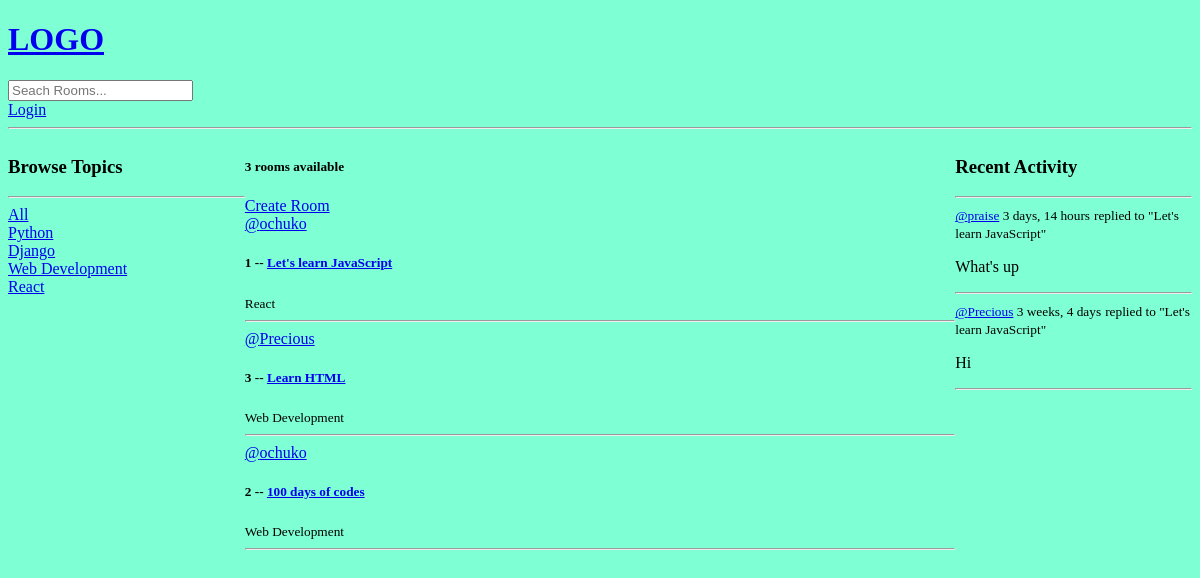
Before: / with the older database file.
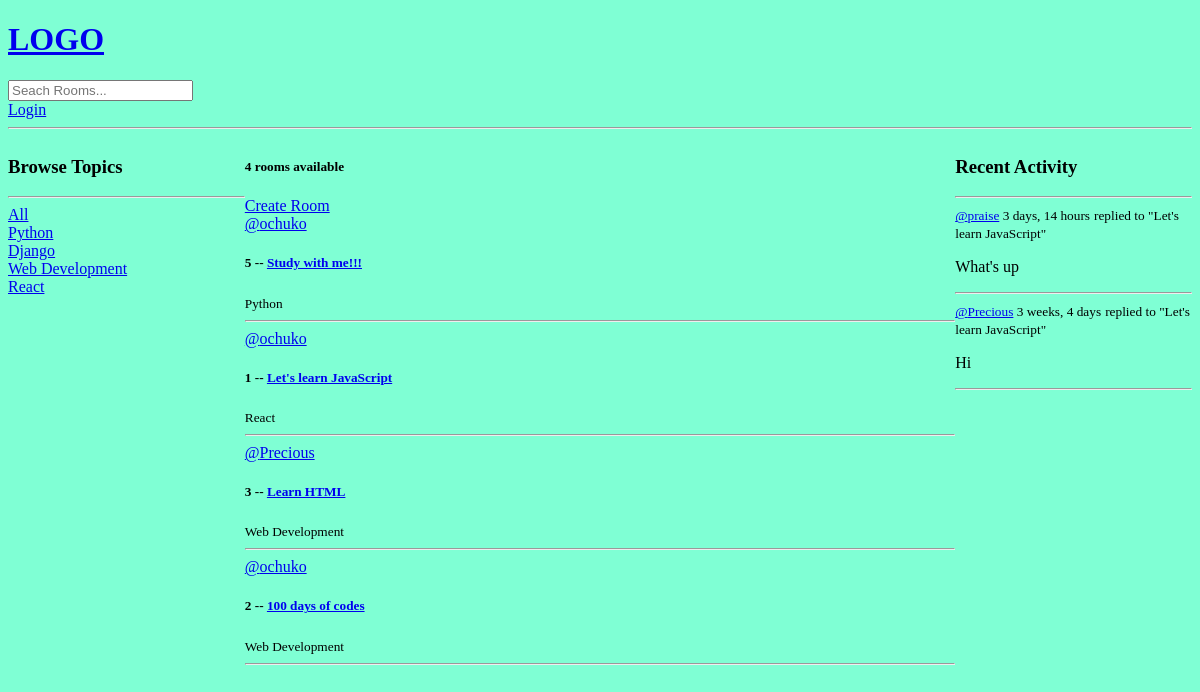
After: the same page with the newer database file.
### base/models.py (models this page shows, shortened)
class Topic(models.Model):
    name = models.CharField(max_length=200)

class Room(models.Model):
    host = models.ForeignKey(User, on_delete=models.CASCADE, null=True)
    topic = models.ForeignKey(Topic, on_delete=models.SET_NULL, null=True)
    name = models.CharField(max_length=200)
    description = models.TextField(null=True, blank=True)
    participants = models.ManyToManyField(User, related_name="participants", blank=True)
    updated = models.DateTimeField(auto_now=True)
    created = models.DateTimeField(auto_now_add=True)
    class Meta:
        ordering =['-updated', '-created']
    def __str__(self):
        return str(self.name)

class Message(models.Model):
    user = models.ForeignKey(User, on_delete=models.CASCADE)
    room = models.ForeignKey(Room, on_delete=models.CASCADE)
    body = models.TextField()
    updated = models.DateTimeField(auto_now=True)
    created = models.DateTimeField(auto_now_add=True)
    class Meta:
        ordering = ['-updated', '-created']
    def __str__(self):
        return self.body[0:50]

### base/views.py (the view)
# urls.py: path('', views.home, name="home"),
def home(request):
    q = request.GET.get('q') if request.GET.get('q') != None else ''
    rooms = Room.objects.filter(Q(topic__name__icontains=q) |
                                Q(name__icontains=q) |
                                Q(description__icontains=q)
                                )
    topics = Topic.objects.all()
    room_count = rooms.count()
    room_messages = Message.objects.filter(Q(room__topic__name__icontains=q))
    context = {'rooms':rooms, 'topics':topics, 'room_count':room_count, 'room_messages':room_messages}
    return render(request, 'base/home.html', context)

### base/templates/base/home.html (shortened to what this page needs)
{% extends 'main.html' %} {% block content %}
<div class="home-container">
  <div>
    {% include 'base/topics_component.html'%}
  </div>
  <div>
    <h5>{{ room_count}} rooms available</h5>
    <a href="{% url 'create-room' %}"> Create Room </a> {% include 'base/feed_component.html'%}
  </div>
  <div>
    {% include 'base/activity_component.html'%}
  </div>
</div>
{% endblock content %}

### base/templates/base/topics_component.html
<h3>Browse Topics</h3>
<hr>
<div>
  <a href="{% url 'home' %} ">All</a>
</div>
{% for topic in topics %}
<div>
  <a href="{% url 'home' %}?q={{ topic.name }}">{{ topic.name }}</a>
</div>
{% endfor %}

### base/templates/base/feed_component.html (shortened to what this page needs)
<div>
  {% for room in rooms %}
  <div>
    <a href="{% url 'user-profile' room.host.id %}">@{{room.host.username}}</a>
    <h5>{{ room.id}} -- <a href="{% url 'room' room.id %}">{{ room.name}}</a></h5>
    <small>{{ room.topic.name }}</small>
    <hr>
  </div> {% endfor %}
</div>

### base/templates/base/activity_component.html (shortened to what this page needs)
<h3>Recent Activity</h3>
<hr> {% for message in room_messages %}
<div>
  <small><a href="{% url 'user-profile' message.user.id %}">@{{message.user}}</a> {{message.created|timesince}}</small>
  <small>replied to "{{message.room}}"</small>
  <p>{{message}}</p>
  <hr>
</div>
{% endfor %}

Changed rows visible on the page:
added Room: host.username "ochuko", id "5", name "Study with me!!!", topic.name "Python"
Other visible differences:
{{ room_count }}: "3" → "4"
